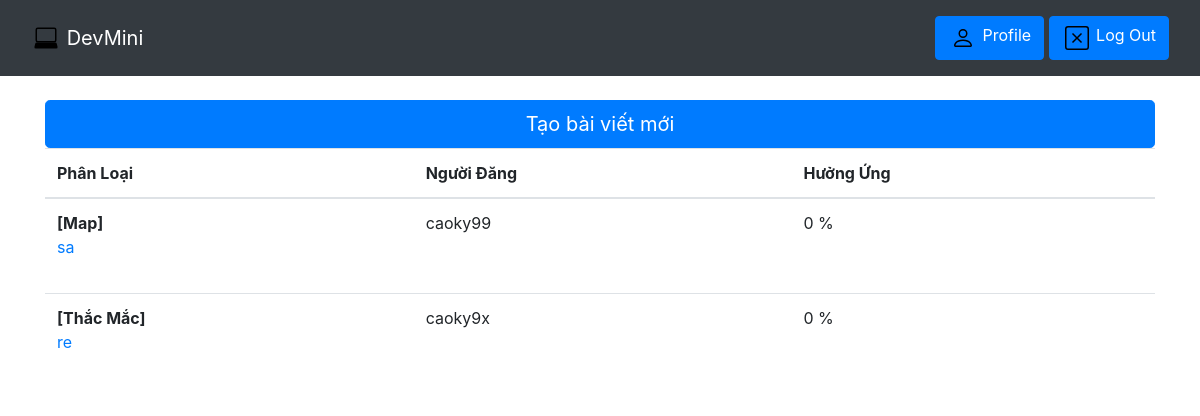
Before: /post/ (signed in) with the older database file.
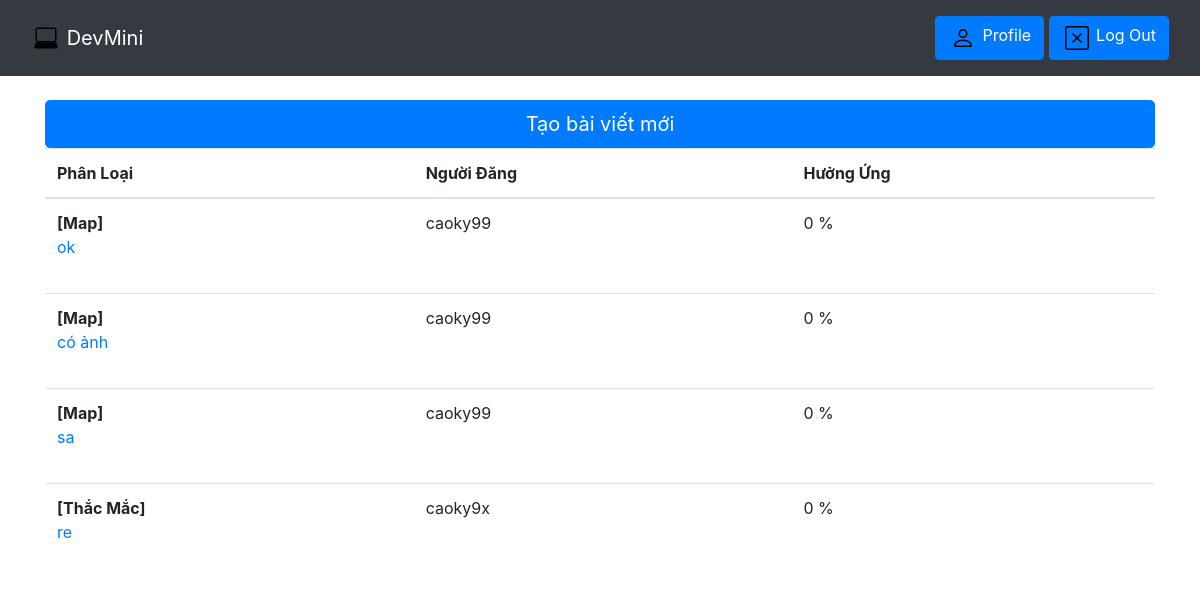
After: the same page with the newer database file.
### home/models.py (models this page shows)
class code(models.Model):
    Loai=models.CharField(max_length=200,default="Chưa có")
    Title=models.CharField(max_length=200,default="")
    Code=models.TextField()
    Date=models.DateTimeField(auto_now=True)
    User=models.CharField(max_length=200,default="")
    Like=models.IntegerField(default=1)
    Unlike=models.IntegerField(default=1)
    HuongUng=models.IntegerField(default=0)
    Img=models.ImageField(null=True)
    objects = models.Manager()

### home/views.py (the view)
# urls.py: path('post/',views.list,name="baidang"),
def list(request):
   Data = {'Code': code.objects.all().order_by('-Date')}
   return render(request, 'pages/baidang.html', Data)

### home/templates/pages/baidang.html (shortened to what this page needs)
{% extends "pages/base.html" %}
{% load static %}
{% block content %}
<a href="{% url 'vietbai' %}" class="btn btn-primary btn-lg btn-block" role="button" aria-pressed="true">Tạo bài viết mới</a>
   <table class="table">
  <thead>
    <tr>
      <th>Phân Loại</th>
      <th>Người Đăng</th>
      <th>Hưởng Ứng</th>
    </tr>
  </thead>
  <tbody>
{% for post1 in Code %}
    <tr>
      <td>
        <b>[{{post1.Loai}}]</b>
        <a href="/post/{{post1.id}}">
          <p class="text-break">
            <span class="d-inline-block text-truncate" style="max-width: 100px;">
                {{post1.Title}}
            </span>
          </p>
        </a>
      </td>
      <td>{{post1.User}}</td>
      <td>{{post1.HuongUng}} % </td>
   </tr>
 {% endfor %}
  </tbody>
</table>
{% endblock %}

Changed rows visible on the page:
added code: Loai "Map", Title "ok", User "caoky99", HuongUng "0"
added code: Loai "Map", Title "có ảnh", User "caoky99", HuongUng "0"
